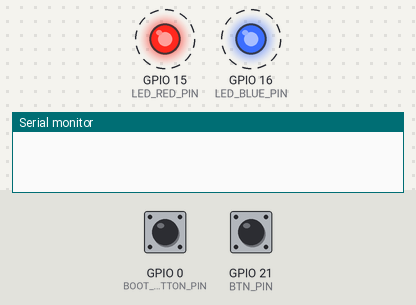
This program was run on a simulated ESP32-S3. Shown: output pins drawn as LEDs (lit = HIGH), the last lines printed to the serial monitor. Dashed ring = blinking. The inputs (shaded band) are chosen by the test bench; at power-on: GPIO 0 (BOOT_BUTTON_PIN) HIGH, GPIO 21 (BTN_PIN) HIGH.

Above: at 1.25 s.
1.3 s: GPIO 0 (BOOT_BUTTON_PIN) pulled LOW for 0.15 s
At 2.9 s:
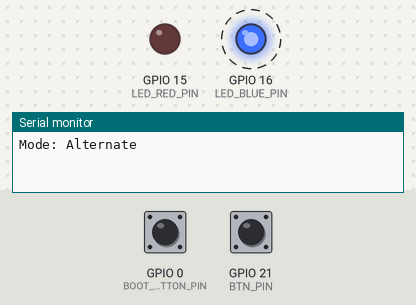
4.4 s: GPIO 21 (BTN_PIN) pulled LOW for 0.15 s
7.4 s: GPIO 0 (BOOT_BUTTON_PIN) pulled LOW for 1 s
At 7.9 s:
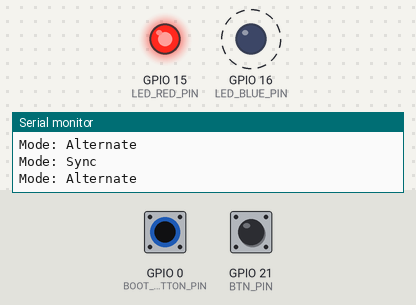
11.4 s: GPIO 21 (BTN_PIN) pulled LOW for 1 s
14.4 s: GPIO 0 (BOOT_BUTTON_PIN) driven LOW and GPIO 21 (BTN_PIN) driven LOW
At 14.7 s:
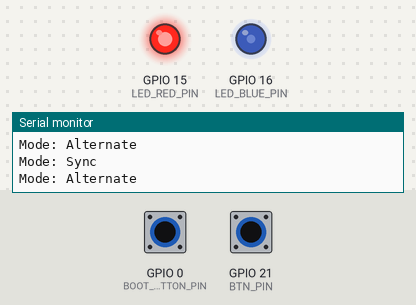
15.9 s: GPIO 0 (BOOT_BUTTON_PIN) driven HIGH
At 16.4 s:
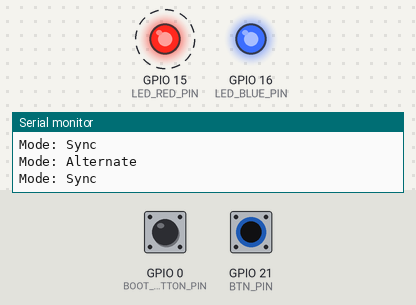
Timing chart, 0 to 19.9 s (numbered marks = the images above; inputs shaded):
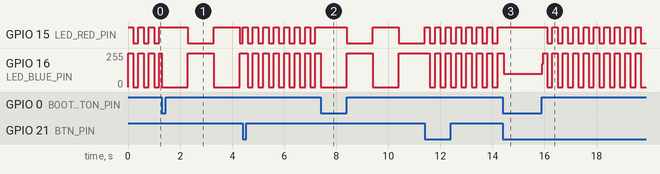

The program:

main.cpp
```cpp
#include <Arduino.h>

constexpr uint8_t LED_RED_PIN = 15;
constexpr uint8_t LED_BLUE_PIN = 16;
constexpr uint8_t BTN_PIN = 21;
constexpr uint8_t BOOT_BUTTON_PIN = 0;

constexpr unsigned long SYNC_INTERVAL_MS = 200;
constexpr unsigned long ALTERNATE_INTERVAL_MS = 1000;

enum class BlinkMode {
  Sync,
  Alternate,
};

BlinkMode blink_mode = BlinkMode::Sync;

bool first_state = true;

unsigned long last_step_ms = 0;

void applyPhase() {
  if (blink_mode == BlinkMode::Sync) {
    digitalWrite(LED_RED_PIN, first_state ? HIGH : LOW);
    digitalWrite(LED_BLUE_PIN, first_state ? HIGH : LOW);
  } else {
    digitalWrite(LED_RED_PIN, first_state ? HIGH : LOW);
    digitalWrite(LED_BLUE_PIN, first_state ? LOW : HIGH);
  }
}

unsigned long currentInterval() {
  return blink_mode == BlinkMode::Sync ? SYNC_INTERVAL_MS : ALTERNATE_INTERVAL_MS;
}

void setMode(BlinkMode new_mode) {
  if (new_mode == blink_mode) {
    return;
  }

  blink_mode = new_mode;

  first_state = true;
  applyPhase();
  last_step_ms = millis();

  Serial.printf("Mode: %s\n", blink_mode == BlinkMode::Sync ? "Sync" : "Alternate");
}

void setup() {
  Serial.begin(115200);
  pinMode(LED_RED_PIN, OUTPUT);
  pinMode(LED_BLUE_PIN, OUTPUT);
  pinMode(BTN_PIN, INPUT_PULLUP);
  pinMode(BOOT_BUTTON_PIN, INPUT);

  applyPhase();
  last_step_ms = millis();
}

void loop() {
  if (digitalRead(BTN_PIN) == LOW) {
    setMode(BlinkMode::Sync);
  }
  if (digitalRead(BOOT_BUTTON_PIN) == LOW) {
    setMode(BlinkMode::Alternate);
  }

  unsigned long now = millis();
  if (now - last_step_ms >= currentInterval()) {
    last_step_ms = now;
    first_state = !first_state;
    applyPhase();
  }
}
```

Measured:
- after the input at 1.3 s, GPIO 16 (LED_BLUE_PIN): alternates 255/255 for 1.0 s and 0/255 for 1.0 s, starting at once
- after the input at 7.4 s, GPIO 16 (LED_BLUE_PIN): 0/255 → 255/255 after 1.0 s, → 0/255 1.0 s later, → 255/255 1.0 s later
- after the input at 14.4 s, GPIO 15 (LED_RED_PIN): stops changing and stays HIGH
- after the input at 15.9 s, GPIO 15 (LED_RED_PIN): alternates HIGH for 0.20 s and LOW for 0.20 s, starting after 0.20 s; GPIO 16 (LED_BLUE_PIN): 98/255 → 173/255 at once, then moves between 0/255 and 255/255, repeating every 0.80 s
- by itself, GPIO 16 (LED_BLUE_PIN): alternates 255/255 for 0.20 s and 0/255 for 0.20 s
